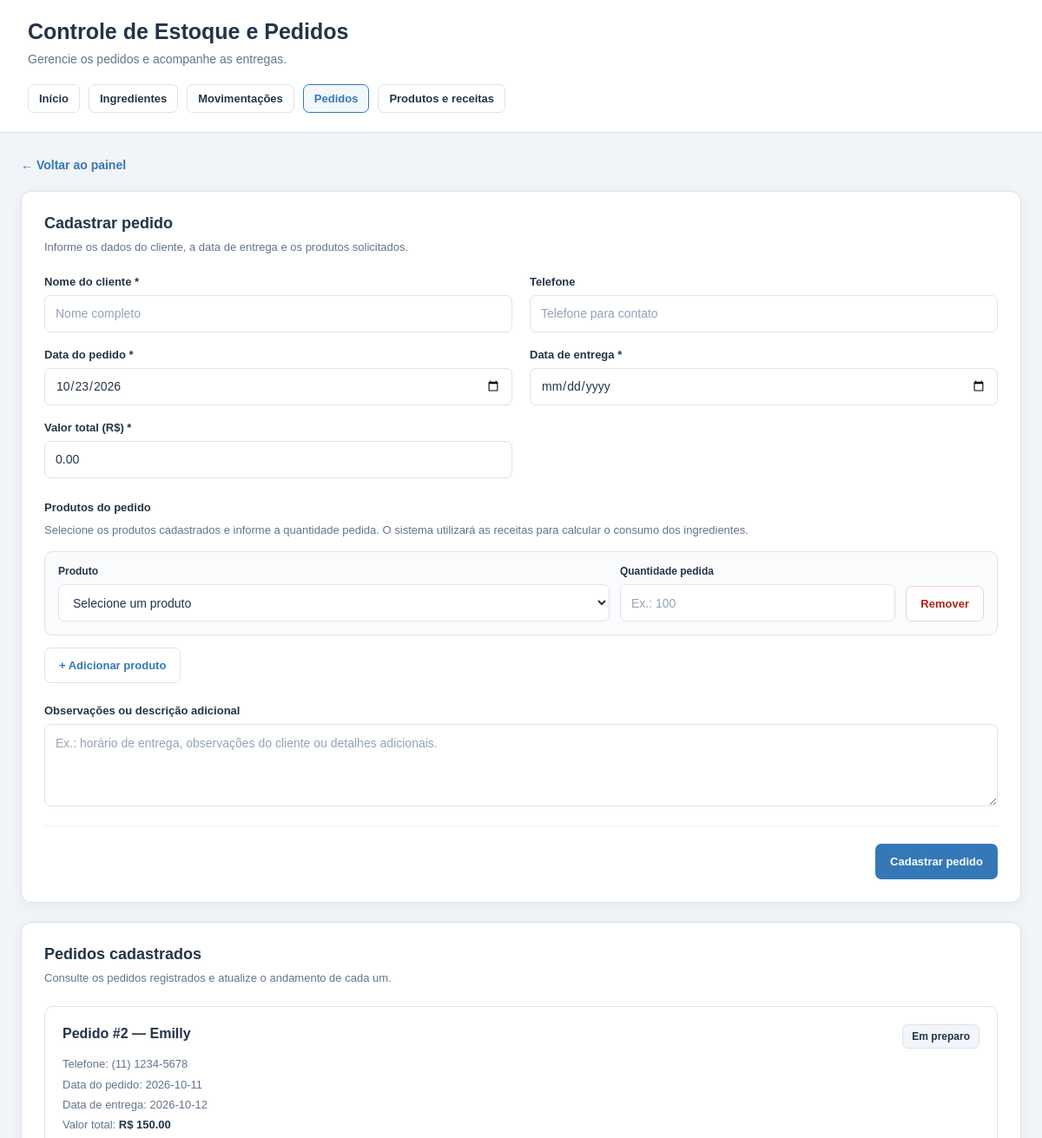
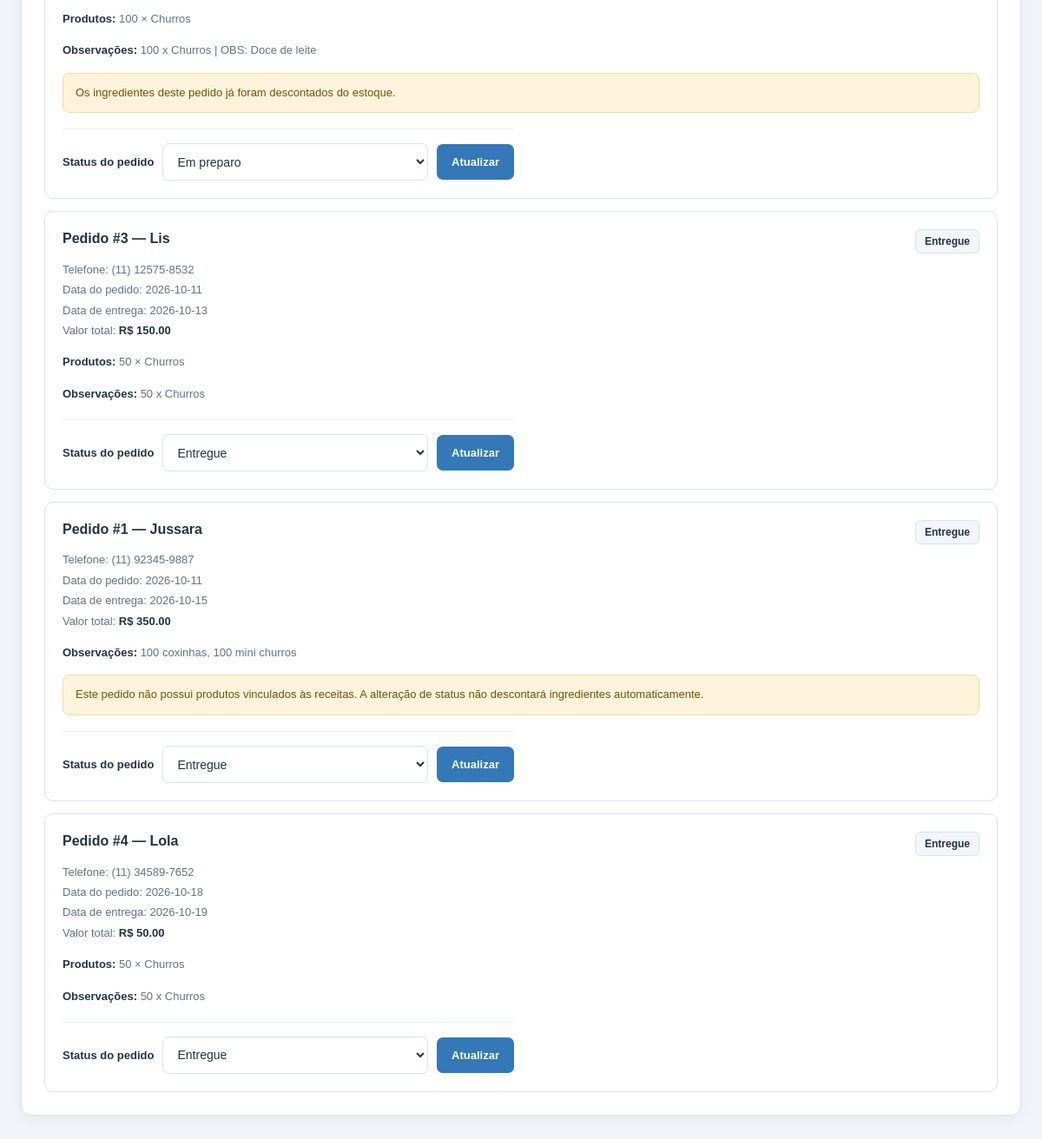
The app's page /pedidos with its own data (2 pictures, top to bottom).
### tables this page shows
CREATE TABLE pedidos (
                id INTEGER PRIMARY KEY AUTOINCREMENT,
                cliente TEXT NOT NULL,
                telefone TEXT,
                descricao TEXT NOT NULL,
                data_pedido TEXT NOT NULL,
                data_entrega TEXT NOT NULL,
                valor_total REAL NOT NULL DEFAULT 0,
                status TEXT NOT NULL DEFAULT 'Pendente'
            , estoque_baixado INTEGER NOT NULL DEFAULT 0);

CREATE TABLE pedido_itens (
                id INTEGER PRIMARY KEY AUTOINCREMENT,
                pedido_id INTEGER NOT NULL,
                produto_id INTEGER NOT NULL,
                quantidade REAL NOT NULL CHECK (quantidade > 0),
                FOREIGN KEY (pedido_id)
                    REFERENCES pedidos(id) ON DELETE CASCADE,
                FOREIGN KEY (produto_id)
                    REFERENCES produtos(id)
            );

CREATE TABLE produtos (
                id INTEGER PRIMARY KEY AUTOINCREMENT,
                nome TEXT NOT NULL,
                descricao TEXT,
                preco_venda REAL NOT NULL DEFAULT 0,
                rendimento REAL NOT NULL DEFAULT 1
            );

### app.py (the view, shortened to what this page needs)
@app.route("/pedidos", methods=["GET", "POST"])
def pedidos():
    mensagem = ""
    with conectar_banco() as conexao:
        lista_pedidos = conexao.execute("""
            SELECT * FROM pedidos
            ORDER BY
                CASE WHEN status = 'Entregue' THEN 1 ELSE 0 END,
                data_entrega ASC,
                id DESC
        """).fetchall()
        produtos_disponiveis = conexao.execute("""
            SELECT id, nome, preco_venda, rendimento
            FROM produtos
            ORDER BY nome
        """).fetchall()
        itens_por_pedido = {}
        for pedido in lista_pedidos:
            itens_por_pedido[pedido["id"]] = conexao.execute("""
                SELECT pedido_itens.quantidade, produtos.nome
                FROM pedido_itens
                JOIN produtos
                    ON produtos.id = pedido_itens.produto_id
                WHERE pedido_itens.pedido_id = ?
                ORDER BY pedido_itens.id
            """, (pedido["id"],)).fetchall()
    return render_template(
        "pedidos.html",
        pedidos=lista_pedidos,
        status_pedidos=STATUS_PEDIDOS,
        mensagem=mensagem,
        hoje=date.today().isoformat(),
        produtos=produtos_disponiveis,
        itens_por_pedido=itens_por_pedido
    )

### app.py (called while the page is built)
def conectar_banco():
    conexao = sqlite3.connect(CAMINHO_BANCO)
    conexao.row_factory = sqlite3.Row
    conexao.execute("PRAGMA foreign_keys = ON")
    return conexao

### templates/pedidos.html (shortened to what this page needs)
<!DOCTYPE html>
<html lang="pt-BR">
<head>
</head>
<body>
<header>
    <div class="cabecalho-conteudo">
        <h1>Controle de Estoque e Pedidos</h1>
        <p>Gerencie os pedidos e acompanhe as entregas.</p>
        <nav aria-label="Navegação principal">
            <a href="/">Início</a>
            <a href="/ingredientes">Ingredientes</a>
            <a href="/movimentacoes">Movimentações</a>
            <a href="/pedidos" class="ativo">Pedidos</a>
            <a href="/produtos">Produtos e receitas</a>
        </nav>
    </div>
</header>
<main>
    <a class="voltar" href="/">← Voltar ao painel</a>
    <section class="cartao">
        <div class="cartao-cabecalho">
            <h2>Cadastrar pedido</h2>
            <p class="descricao-secao">
                Informe os dados do cliente, a data de entrega e os produtos solicitados.
            </p>
        </div>
        <form method="POST" action="{{ url_for('pedidos') }}">
            <div class="grade">
                <div class="campo">
                    <label for="cliente">Nome do cliente *</label>
                    <input
                        id="cliente"
                        name="cliente"
                        type="text"
                        maxlength="150"
                        required
                        placeholder="Nome completo"
                    >
                </div>
                <div class="campo">
                    <label for="telefone">Telefone</label>
                    <input
                        id="telefone"
                        name="telefone"
                        type="tel"
                        placeholder="Telefone para contato"
                    >
                </div>
                <div class="campo">
                    <label for="data_pedido">Data do pedido *</label>
                    <input
                        id="data_pedido"
                        name="data_pedido"
                        type="date"
                        value="{{ hoje }}"
                        required
                    >
                </div>
                <div class="campo">
                    <label for="data_entrega">Data de entrega *</label>
                    <input
                        id="data_entrega"
                        name="data_entrega"
                        type="date"
                        min="{{ hoje }}"
                        required
                    >
                </div>
                <div class="campo">
                    <label for="valor_total">Valor total (R$) *</label>
                    <input
                        id="valor_total"
                        name="valor_total"
                        type="number"
                        min="0"
                        step="0.01"
                        value="0.00"
                        required
                    >
                </div>
            </div>
            <div class="campo" style="margin-top: 26px;">
                <label>Produtos do pedido</label>
                <p class="texto-apoio">
                    Selecione os produtos cadastrados e informe a quantidade pedida.
                    O sistema utilizará as receitas para calcular o consumo dos ingredientes.
                </p>
                <div id="itens-produtos">
                    <div class="linha-produto">
                        <div class="campo">
                            <label>Produto</label>
                            <select name="produto_id[]">
                                <option value="">Selecione um produto</option>
                            </select>
                        </div>
                        <div class="campo">
                            <label>Quantidade pedida</label>
                            <input
                                name="quantidade_produto[]"
                                type="number"
                                min="0.01"
                                step="0.01"
                                placeholder="Ex.: 100"
                            >
                        </div>
                        <button
                            type="button"
                            class="secundario botao-remover"
                            onclick="removerLinha(this)"
                        >
                            Remover
                        </button>
                    </div>
                </div>
                <div class="acoes-produtos">
                    <button
                        type="button"
                        class="secundario"
                        onclick="adicionarLinha()"
                    >
                        + Adicionar produto
                    </button>
                </div>
            </div>
            <div class="campo" style="margin-top: 24px;">
                <label for="descricao">Observações ou descrição adicional</label>
                <textarea
                    id="descricao"
                    name="descricao"
                    placeholder="Ex.: horário de entrega, observações do cliente ou detalhes adicionais."
                ></textarea>
            </div>
            <div class="acoes-formulario">
                <button type="submit">Cadastrar pedido</button>
            </div>
        </form>
    </section>
    <section class="cartao">
        <div class="cartao-cabecalho">
            <h2>Pedidos cadastrados</h2>
            <p class="descricao-secao">
                Consulte os pedidos registrados e atualize o andamento de cada um.
            </p>
        </div>
        {% if pedidos %}
            {% for pedido in pedidos %}
            <article class="pedido">
                <div class="pedido-topo">
                    <div>
                        <h3>Pedido #{{ pedido.id }} — {{ pedido.cliente }}</h3>
                        <div class="muted">
                            {% if pedido.telefone %}
                            Telefone: {{ pedido.telefone }}<br>
                            {% endif %}
                            Data do pedido: {{ pedido.data_pedido }}<br>
                            Data de entrega: {{ pedido.data_entrega }}<br>
                            Valor total:
                            <strong>
                                R$ {{ "%.2f"|format(pedido.valor_total or 0) }}
                            </strong>
                        </div>
                    </div>
                    <span class="etiqueta">{{ pedido.status }}</span>
                </div>
                {% if itens_por_pedido.get(pedido.id) %}
                <p class="muted">
                    <strong>Produtos:</strong>
                    {% for item in itens_por_pedido.get(pedido.id) %}
                    {{ "%g"|format(item.quantidade or 0) }}
                    × {{ item.nome }}{% if not loop.last %}; {% endif %}
                    {% endfor %}
                </p>
                {% endif %}
                {% if pedido.descricao %}
                <p class="muted">
                    <strong>Observações:</strong>
                    {{ pedido.descricao }}
                </p>
                {% endif %}
                {% if pedido.estoque_baixado %}
                <div class="aviso">
                    Os ingredientes deste pedido já foram descontados do estoque.
                </div>
                {% elif not itens_por_pedido.get(pedido.id) %}
                <div class="aviso">
                    Este pedido não possui produtos vinculados às receitas.
                    A alteração de status não descontará ingredientes automaticamente.
                </div>
                {% endif %}
                <form
                    class="status-form"
                    method="POST"
                    action="{{ url_for(
                        'atualizar_status_pedido',
                        pedido_id=pedido.id
                    ) }}"
                >
                    <label for="status-{{ pedido.id }}">Status do pedido</label>
                    <select
                        id="status-{{ pedido.id }}"
                        name="status"
                    >
                        {% for status in status_pedidos %}
                        <option
                            value="{{ status }}"
                            {% if pedido.status == status %}selected{% endif %}
                        >
                            {{ status }}
                        </option>
                        {% endfor %}
                    </select>
                    <button type="submit">Atualizar</button>
                </form>
            </article>
            {% endfor %}
        {% else %}
        <div class="vazio">
            Nenhum pedido cadastrado ainda.
            <br>
            Utilize o formulário acima para registrar o primeiro pedido.
        </div>
        {% endif %}
    </section>
</main>
</body>
</html>

### records on screen
pedidos: id "2", cliente "Emilly", telefone "(11) 1234-5678", data_pedido "2026-10-11", data_entrega "2026-10-12", valor_total "150.00", status "Em preparo", descricao "100 x Churros | OBS: Doce de leite", shows "Os ingredientes deste pedido já foram descontados do estoque."
pedido_itens: quantidade "100", nome "Churros"
pedidos: id "3", cliente "Lis", telefone "(11) 12575-8532", data_pedido "2026-10-11", data_entrega "2026-10-13", valor_total "150.00", status "Entregue", descricao "50 x Churros"
pedido_itens: quantidade "50", nome "Churros"
pedidos: id "1", cliente "Jussara", telefone "(11) 92345-9887", data_pedido "2026-10-11", data_entrega "2026-10-15", valor_total "350.00", status "Entregue", descricao "100 coxinhas, 100 mini churros"
pedidos: id "4", cliente "Lola", telefone "(11) 34589-7652", data_pedido "2026-10-18", data_entrega "2026-10-19", valor_total "50.00", status "Entregue", descricao "50 x Churros"
pedido_itens: quantidade "50", nome "Churros"
